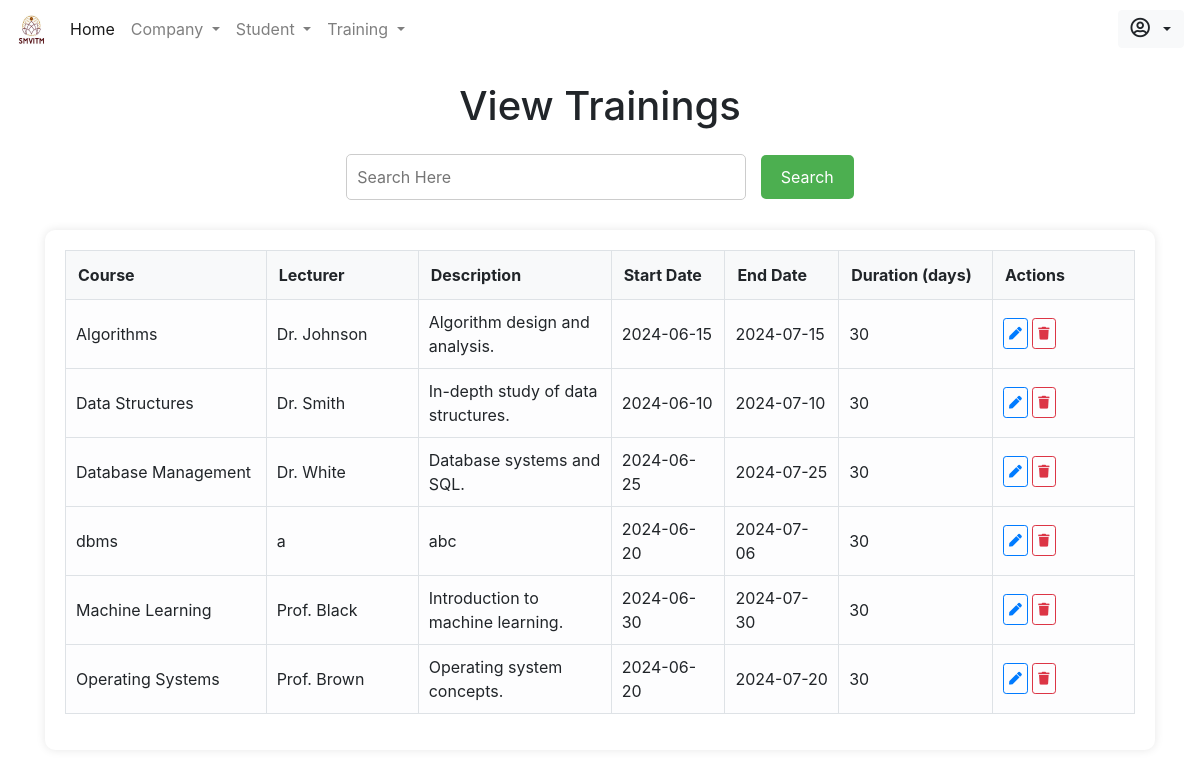
Page /admin/viewtraining.php on the committed database.
### tables this page shows
CREATE TABLE `training` (
  `course` varchar(255) NOT NULL,
  `lecturer` varchar(255) NOT NULL,
  `description` text NOT NULL,
  `start_date` date NOT NULL,
  `end_date` date NOT NULL,
  `duration` int(11) NOT NULL
);

### admin/viewtraining.php (the view, shortened to what this page needs)
<!DOCTYPE html>
<html lang="en">
<head>
    <?php include_once 'includes/head.php' ?>
</head>
<body>
    <?php include_once 'includes/nav.php' ?>
    <div class="container" style="z-index: 2;">
        <h1 class="form-row justify-content-center mt-4">View Trainings</h1>
        <div class="search-container mt-4">
            <form method="GET">
                <input type="text" name="search" placeholder="Search Here">
                <button type="submit">Search</button>
            </form>
        </div>
        <div class="table-container">
            <div class="table-responsive">
                <table class="table table-hover table-borderless table-light">
                    <thead>
                        <tr>
                            <th scope="col">Course</th>
                            <th scope="col">Lecturer</th>
                            <th scope="col">Description</th>
                            <th scope="col">Start Date</th>
                            <th scope="col">End Date</th>
                            <th scope="col">Duration (days)</th>
                            <th scope="col">Actions</th>
                        </tr>
                    </thead>
                    <tbody>
                        <?php
                        include_once 'includes/db.inc.php';
                        if (isset($_GET['search'])) {
                            $search = mysqli_real_escape_string($conn, $_GET['search']);
                            $sql = "SELECT * FROM training WHERE course LIKE '%$search%' OR lecturer LIKE '%$search%' OR description LIKE '%$search%';";
                        } else {
                            $sql = "SELECT * FROM training;";
                        }
                        $res = mysqli_query($conn, $sql);
                        $rescheck = mysqli_num_rows($res);
                        if ($rescheck > 0) {
                            while ($row = mysqli_fetch_assoc($res)) {
                                echo '<tr>';
                                echo '<td>' . $row['course'] . '</td>';
                                echo '<td>' . $row['lecturer'] . '</td>';
                                echo '<td>' . $row['description'] . '</td>';
                                echo '<td>' . $row['start_date'] . '</td>';
                                echo '<td>' . $row['end_date'] . '</td>';
                                echo '<td>' . $row['duration'] . '</td>';
                                ?>
                                <td>
                                    <a href="edittraining.php?edit=<?php echo $row['course']; ?>" class="btn btn-sm btn-outline-primary" name="edit"><i class="fas fa-pen"></i></a>
                                    <a href="php/crud.php?delete=<?php echo $row['course']; ?>" class="btn btn-sm btn-outline-danger" name="delete"><i class="fas fa-trash"></i></a>
                                </td>
                                <?php
                                echo '</tr>';
                            }
                        } else {
                            echo '<tr><td colspan="7" class="no-trainings">No trainings found.</td></tr>';
                        }
                        ?>
                    </tbody>
                </table>
            </div>
        </div>
    </div>
</body>
</html>

### admin/viewtraining.php (style rules this page uses)
.search-container { display: flex; justify-content: center; margin-bottom: 20px; }
.search-container input[type=text] { padding: 10px; width: 400px; border-radius: 5px; border: 1px solid #ccc; font-size: 16px; outline: none; }
.search-container button { padding: 10px 20px; border-radius: 5px; background-color: #4CAF50; color: white; border: none; cursor: pointer; font-size: 16px; margin-left: 10px; }
.table-container { margin-top: 30px; background-color: #fff; padding: 20px; border-radius: 10px; box-shadow: 0 0 10px rgba(0, 0, 0, 0.1); }
.table thead th { background-color: #f8f9fa; font-weight: bold; width: 50px; border-bottom: 1px solid #dee2e6; border-top: 1px solid #dee2e6; border-right: 1px solid #dee2e6; }
.table thead th:first-child { border-left: 1px solid #dee2e6; }
.table thead th:last-child { border-right:1px solid #dee2e6 ; }
.table td, .table th { vertical-align: middle; border-right: 1px solid #dee2e6; }
.table td:last-child, .table th:last-child { border-right: 1px solid #dee2e6; }
.table td:first-child, .table th:first-child { border-left: 1px solid #dee2e6; }
.table td { padding: 10px 10px ; border-bottom: 1px solid #dee2e6; }
.btn-sm { padding: 5px 5px; margin: 0 0px; font-size: 0.8rem; }
.fas { font-size: 1em; }

### rows in the picture
training: course "Algorithms", lecturer "Dr. Johnson", description "Algorithm design and analysis.", start_date "2024-06-15", end_date "2024-07-15", duration "30"
training: course "Data Structures", lecturer "Dr. Smith", description "In-depth study of data structures.", start_date "2024-06-10", end_date "2024-07-10", duration "30"
training: course "Database Management", lecturer "Dr. White", description "Database systems and SQL.", start_date "2024-06-25", end_date "2024-07-25", duration "30"
training: course "dbms", lecturer "a", description "abc", start_date "2024-06-20", end_date "2024-07-06", duration "30"
training: course "Machine Learning", lecturer "Prof. Black", description "Introduction to machine learning.", start_date "2024-06-30", end_date "2024-07-30", duration "30"
training: course "Operating Systems", lecturer "Prof. Brown", description "Operating system concepts.", start_date "2024-06-20", end_date "2024-07-20", duration "30"
